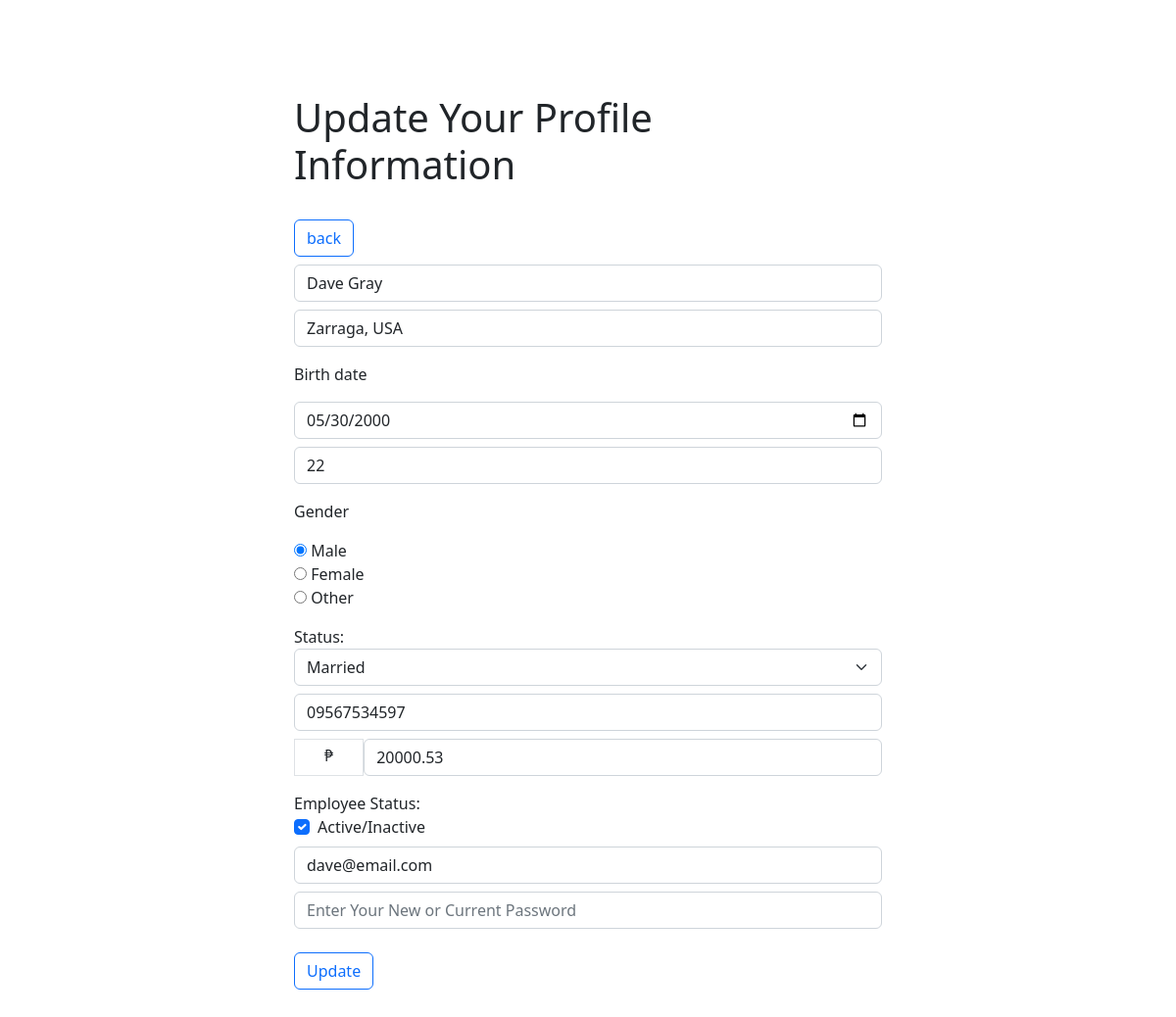
The app's page /pages/updateProfile.php (signed in) with its own data.
### tables this page shows
CREATE TABLE `employeefile` (
  `recid` bigint(20) NOT NULL,
  `fullname` varchar(255) NOT NULL,
  `address` varchar(255) NOT NULL,
  `birthdate` date NOT NULL,
  `age` int(11) NOT NULL,
  `gender` varchar(255) NOT NULL,
  `civilstat` varchar(255) NOT NULL,
  `contactnum` varchar(255) NOT NULL,
  `salary` decimal(10,2) NOT NULL,
  `isactive` int(11) NOT NULL,
  `email` varchar(255) NOT NULL,
  `pass` varchar(255) NOT NULL
);

### classes/Show.class.php (called while the page is built, shortened)
<?php
class Show extends Db{
    public function showUserProfile($id){
        $con = $this->connect();
        $stmt = "SELECT * FROM employeefile WHERE recid = ?;";
        $stmt2 = $con->prepare($stmt);
        $stmt2->execute([$id]);
        return $stmt2->fetch(PDO::FETCH_ASSOC);
    }
}

### pages/updateProfile.php (the view, shortened to what this page needs)
<?php
include '../partials/header.php';
include_once '../classes/Show.class.php';
$uid = "";
if(isset($_SESSION["fullname"])){
    $uid = $_SESSION['uid'];
}
$show = new Show;
$empData = $show->showUserProfile($uid);
?>
<section class="form-container my-5">
    <div class="form-wrapper pt-5">
        <h1>Update Your Profile Information</h1>
        <br>
        <a href="profile.php?page=profile" class="btn btn-outline-primary">back</a>
        <form action="../includes/updateProfile.inc.php" method="post">
            <input type="text" name="fullname" value="<?=ucfirst($empData['fullname'])?>" required class="form-control mt-2">
            <input type="text" name="address" value="<?=ucfirst($empData['address'])?>" required class="form-control mt-2">
            <p class="mt-3">Birth date</p>
            <input type="date" name="birthdate" value="<?=$empData['birthdate']?>" required class="form-control mt-2">
            <input type="number" name="age" value="<?=$empData['age']?>" required class="form-control mt-2">
            <p class="mt-3">Gender</p>
            <div>
                <label>
                    <input type="radio" name="gender" value="male" <?php if ($empData['gender'] == 'male'){?> checked <?php } ?>>
                    Male
                </label>
                <br>
                <label>
                    <input type="radio" name="gender" value="female" <?php if ($empData['gender'] == 'female'){?> checked <?php } ?>>
                    Female
                </label>
                <br>
                <label>
                    <input type="radio" name="gender" value="other" <?php if ($empData['gender'] == 'other'){?> checked <?php } ?>>
                    Other
                </label>
            </div>
            <div class="mt-3">
                <label for="civilstat">Status:</label>
                <select id="civilstat" name="civilstat" class="form-select" required>
                    <option value="<?=ucfirst($empData['civilstat'])?>"><?=ucfirst($empData['civilstat'])?></option>
                </select>
            </div>
            <input type="number" name="contactnum" value="<?=$empData['contactnum']?>" required class="form-control mt-2">
            <div class="d-flex">
                <span class="peso pt-1 mt-2 border rounded-left">&#8369;</span>
                <input type="number" step="0.02" name="salary" value="<?=$empData['salary']?>" required class="form-control mt-2">
            </div>
            <label for="flexCheckDefault" class="mt-3">Employee Status:</label>
            <div class="form-check">
                <input class="form-check-input" name="empstat" type="checkbox" value="<?=$empData['isactive']?>" id="flexCheckDefault" <?php if ($empData['isactive'] == 1){?> checked <?php } ?>>
                <label class="form-check-label" for="flexCheckDefault">
                    Active/Inactive
                </label>
            </div>
            <input type="text" name="email" value="<?=$empData['email']?>" required class="form-control mt-2">
            <input type="password" name="pwd" placeholder="Enter Your New or Current Password" value="" required class="form-control mt-2">
            <br>
            <button type="submit" name="submit" class="btn btn-outline-primary">Update</button>
        </form>
    </div>
</section>
<?php
    include '../partials/footer.php';
?>

### css/main.css (style rules this page uses)
.peso { padding: 0% 5% 0% 5%; }

### css/form.css (style rules this page uses)
.form-wrapper { max-width: 50%; margin: auto; }

### records on screen
employeefile: fullname "Dave Gray", address "Zarraga, USA", birthdate "05/30/2000", age "22", gender "☑ Male", gender "☐ Female", gender "☐ Other", civilstat "Married", contactnum "09567534597", salary "20000.53", isactive "☑", email "dave@email.com"
